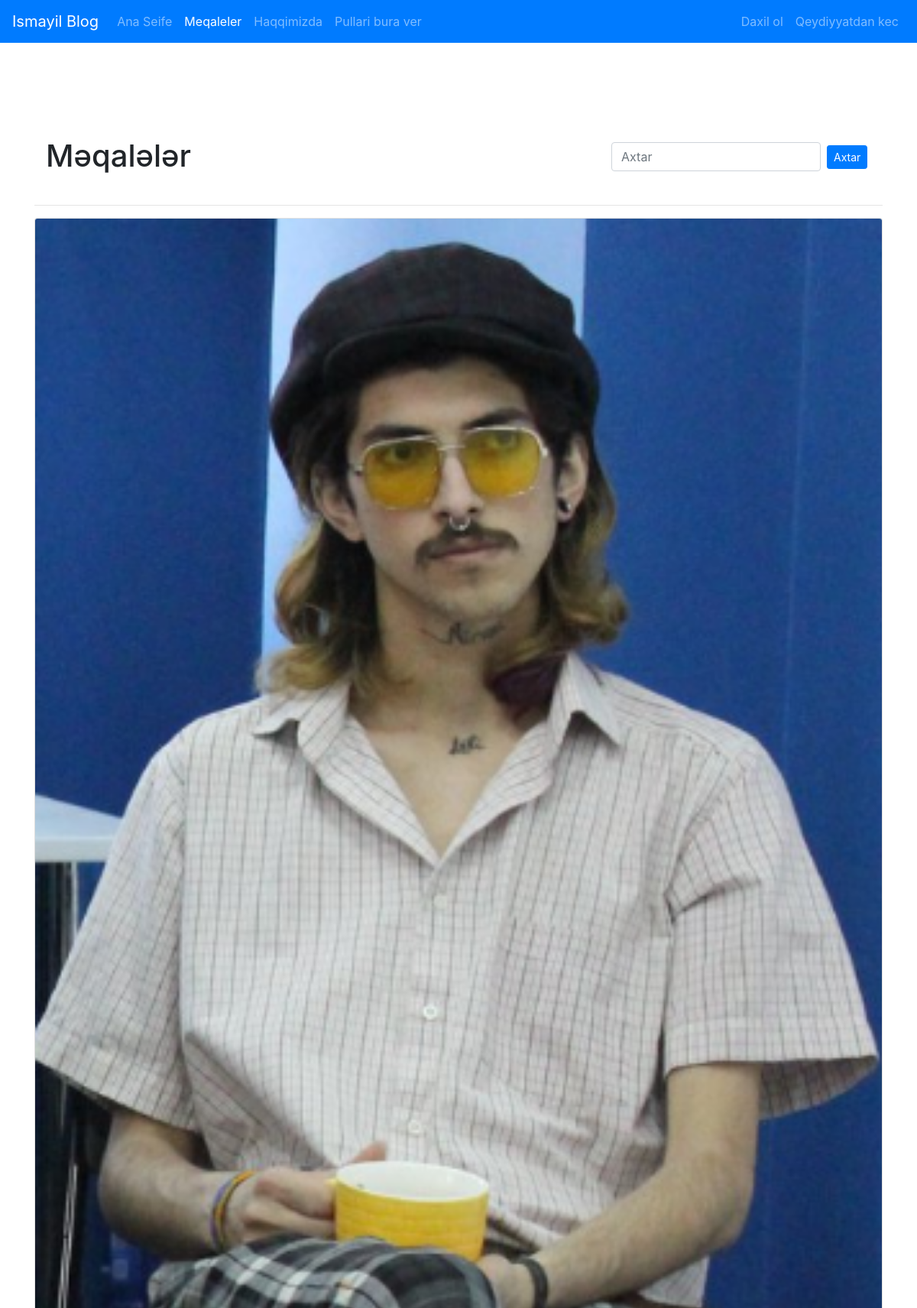
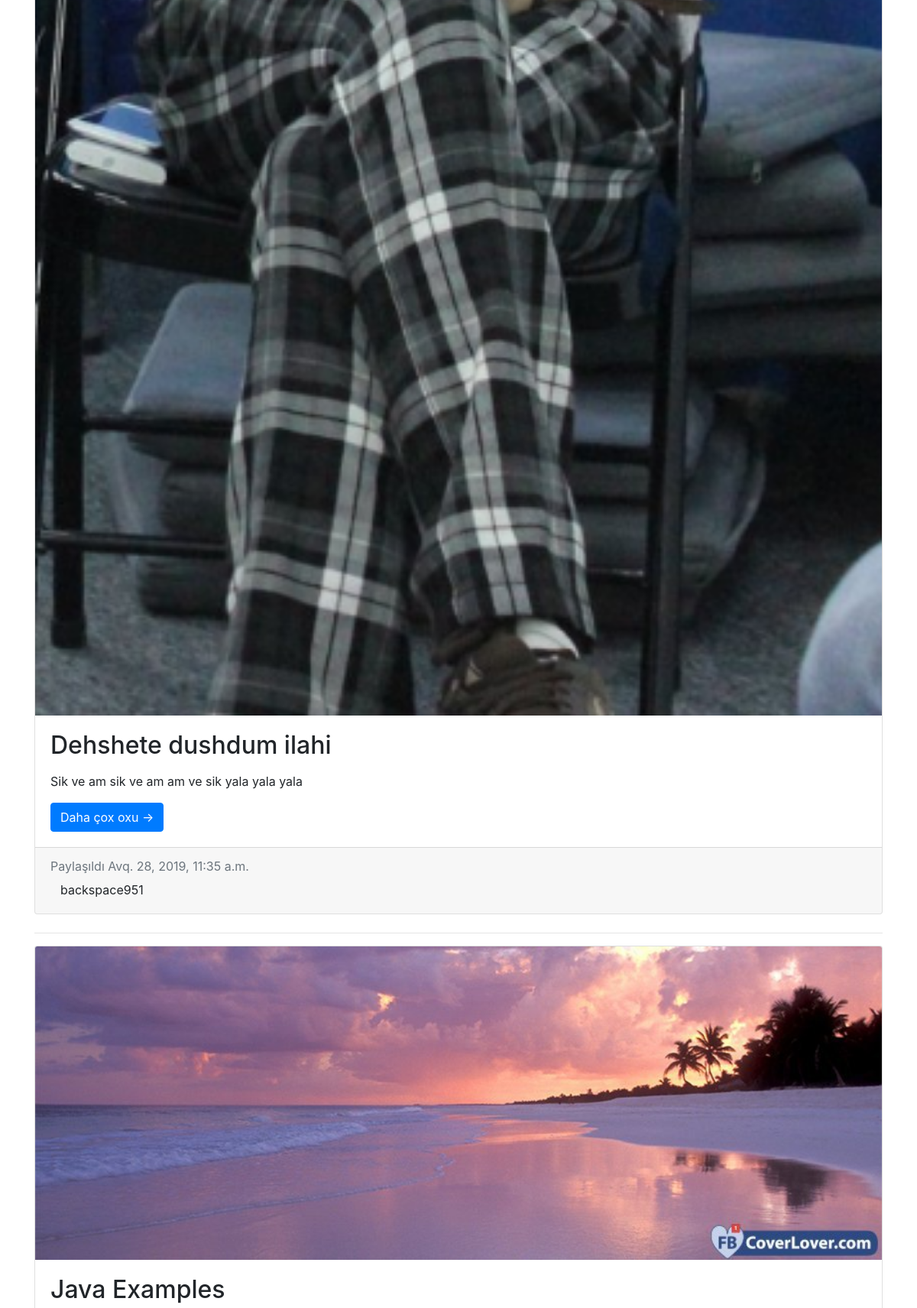
The app's page /articles/ (upper part) with its own data (2 pictures, top to bottom).
### article/models.py (models this page shows, shortened)
class Article(models.Model):
    author = models.ForeignKey("auth.User", on_delete = models.CASCADE, verbose_name = "Yazar")
    title = models.CharField(max_length=50, verbose_name = "Bashliq", validators=[MinLengthValidator(10)])
    content = RichTextField()
    article_image = models.FileField(blank=True, null=True, verbose_name= "Meqaleye shekil elave edin")
    created_date = models.DateTimeField(auto_now_add=True, verbose_name= "Yarandigi tarix")
    class Meta:
        ordering = ['-created_date']

### article/views.py (the view, shortened to what this page needs)
# urls.py: path('', views.articles, name= "articles"),
def articles(request):
    keyword = request.GET.get("keyword")
    choosenuser = request.GET.get("choosenuser")
    if choosenuser:
        articles = Article.objects.filter(author__contains = choosenuser)
        if articles:
            return render(request, "articles.html", {"articles":articles})
    articles = Article.objects.all()
    return render(request, "articles.html", {"articles":articles})

### article/templates/articles.html (shortened to what this page needs)
{% extends "layout.html" %}
{% load static %}
{% block css_place %}
<link rel="stylesheet" href="{% static 'css/style_tables.css' %}">
{% endblock  %}
{% block body %}
<div class="container-fluid">
<div class="row">
    <div class="col-8">
    <h1 class="my-4">Məqalələr</h1>
    </div>
    <div class="col-sm" style="margin-top:30px;">
    <form class="form-inline md-form ml-auto mb-4">
        <input class="form-control mr-sm-2" type="text" name = "keyword" placeholder="Axtar" aria-label="Search">
        <button class="btn btn-primary btn-rounded btn-sm my-0" type="submit">Axtar</button>
    </form>
    </div>
</div>
</div>
<hr>
{% if articles %}
{% for article in articles %}
<div class="card mb-4">
    {% if article.article_image %}
        <a href="{% url 'article:detail' article.id %}">
        <img class="card-img-top" src="{{article.article_image.url}}" alt="Card image cap">
        </a>
    {% else %}
        <a href="{% url 'article:detail' article.id %}">
        <img class="card-img-top" src="../media/beachr.jpg" alt="Card image cap">
        </a>
    {% endif %}
    <div class="card-body">
        <h2 class="card-title">{{article.title}}</h2>
    <p class="card-text">{{article.content|safe|truncatewords:20}}</p>
    <a href="{% url 'article:detail' article.id %}" class="btn btn-primary">Daha çox oxu →</a>
    </div>
    <div class="card-footer text-muted">
    Paylaşıldı {{article.created_date}}
    <form>
    <input type="submit" class="submit_btn btn label-success" value="{{article.author}}" />
    </form>
    </div>
</div>
    <hr>
{% endfor %}
{% else %}
<div class = "alert alert-danger">
Gosterilecek meqale yoxdur seni shansli ogul.
</div>
{% endif %}
{% endblock  %}

### records on screen
Article: article_image (picture), title "Dehshete dushdum ilahi", content "Sik ve am sik ve am am ve sik yala yala yala", created_date "Avq. 28, 2019, 11:35 a.m.", author "backspace951"
Article: title "Java Examples"
